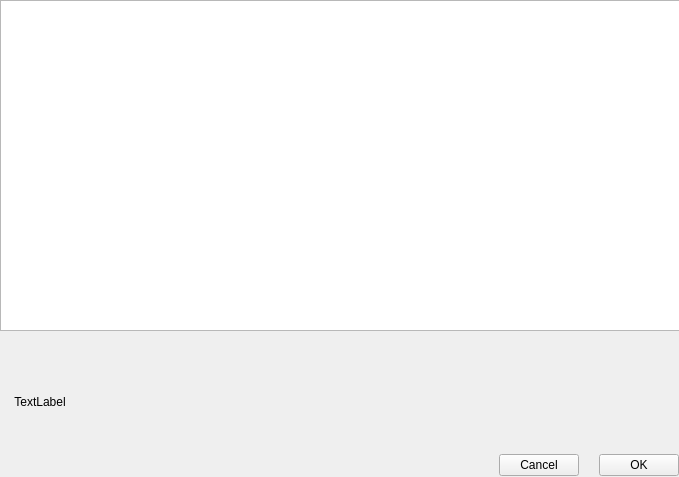
<?xml version="1.0" encoding="UTF-8"?>
<ui version="4.0">
 <class>Form</class>
 <widget class="QWidget" name="Form">
  <property name="geometry">
   <rect>
    <x>0</x>
    <y>0</y>
    <width>679</width>
    <height>477</height>
   </rect>
  </property>
  <property name="sizePolicy">
   <sizepolicy hsizetype="Fixed" vsizetype="Fixed">
    <horstretch>0</horstretch>
    <verstretch>0</verstretch>
   </sizepolicy>
  </property>
  <property name="windowTitle">
   <string>Form</string>
  </property>
  <property name="layoutDirection">
   <enum>Qt::LeftToRight</enum>
  </property>
  <widget class="QWidget" name="verticalLayoutWidget">
   <property name="geometry">
    <rect>
     <x>0</x>
     <y>0</y>
     <width>681</width>
     <height>331</height>
    </rect>
   </property>
   <layout class="QVBoxLayout" name="verticalLayout">
    <property name="spacing">
     <number>0</number>
    </property>
    <property name="sizeConstraint">
     <enum>QLayout::SetDefaultConstraint</enum>
    </property>
    <item>
     <widget class="QTableWidget" name="conflict_tag_table_widget"/>
    </item>
   </layout>
  </widget>
  <widget class="QWidget" name="layoutWidget">
   <property name="geometry">
    <rect>
     <x>0</x>
     <y>355</y>
     <width>679</width>
     <height>121</height>
    </rect>
   </property>
   <layout class="QVBoxLayout" name="verticalLayout_2">
    <property name="spacing">
     <number>6</number>
    </property>
    <property name="topMargin">
     <number>0</number>
    </property>
    <item>
     <layout class="QHBoxLayout" name="horizontalLayout">
      <property name="spacing">
       <number>0</number>
      </property>
      <item alignment="Qt::AlignLeft">
       <widget class="QLabel" name="notice_image_label">
        <property name="sizePolicy">
         <sizepolicy hsizetype="Fixed" vsizetype="Expanding">
          <horstretch>0</horstretch>
          <verstretch>0</verstretch>
         </sizepolicy>
        </property>
        <property name="minimumSize">
         <size>
          <width>80</width>
          <height>0</height>
         </size>
        </property>
        <property name="layoutDirection">
         <enum>Qt::LeftToRight</enum>
        </property>
        <property name="frameShape">
         <enum>QFrame::NoFrame</enum>
        </property>
        <property name="text">
         <string>TextLabel</string>
        </property>
        <property name="alignment">
         <set>Qt::AlignCenter</set>
        </property>
        <property name="margin">
         <number>10</number>
        </property>
       </widget>
      </item>
      <item>
       <widget class="QLabel" name="notice_text_label">
        <property name="sizePolicy">
         <sizepolicy hsizetype="Expanding" vsizetype="Expanding">
          <horstretch>0</horstretch>
          <verstretch>0</verstretch>
         </sizepolicy>
        </property>
        <property name="styleSheet">
         <string notr="true">font: 12pt &quot;Agency FB&quot;;</string>
        </property>
        <property name="text">
         <string/>
        </property>
        <property name="scaledContents">
         <bool>false</bool>
        </property>
        <property name="margin">
         <number>10</number>
        </property>
       </widget>
      </item>
     </layout>
    </item>
    <item>
     <layout class="QHBoxLayout" name="horizontalLayout_2">
      <property name="spacing">
       <number>20</number>
      </property>
      <property name="topMargin">
       <number>0</number>
      </property>
      <property name="bottomMargin">
       <number>0</number>
      </property>
      <item>
       <spacer name="horizontalSpacer">
        <property name="orientation">
         <enum>Qt::Horizontal</enum>
        </property>
        <property name="sizeHint" stdset="0">
         <size>
          <width>40</width>
          <height>20</height>
         </size>
        </property>
       </spacer>
      </item>
      <item alignment="Qt::AlignRight">
       <widget class="QPushButton" name="cancel_submit_button">
        <property name="styleSheet">
         <string notr="true"/>
        </property>
        <property name="text">
         <string>Cancel</string>
        </property>
       </widget>
      </item>
      <item alignment="Qt::AlignRight">
       <widget class="QPushButton" name="conflict_tags_submit_button">
        <property name="text">
         <string>OK</string>
        </property>
       </widget>
      </item>
     </layout>
    </item>
   </layout>
  </widget>
 </widget>
 <resources/>
 <connections/>
</ui>
